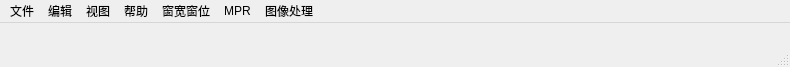
 <widget class="QMainWindow" name="DicomViewerDemoClass">
  <property name="geometry">
   <rect>
    <x>0</x>
    <y>0</y>
    <width>790</width>
    <height>67</height>
   </rect>
  </property>
  <property name="windowTitle">
   <string>DicomViewerDemo</string>
  </property>
  <property name="styleSheet">
   <string notr="true">/*
The MIT License

Copyright (c) 2013-2018 Colin Duquesnoy https://github.com/ColinDuquesnoy/QDarkStyleSheet/blob/master/LICENSE.md

Permission is hereby granted, free of charge, to any person obtaining a copy of this software and associated 
documentation files (the &quot;Software&quot;), to deal in the Software without restriction, including without limitation the rights to 
use, copy, modify, merge, publish, distribute, sublicense, and/or sell copies of the Software, and to permit persons to 
whom the Software is furnished to do so, subject to the following conditions:

The above copyright notice and this permission notice shall be included in all copies or substantial portions of the 
Software.

THE SOFTWARE IS PROVIDED &quot;AS IS&quot;, WITHOUT WARRANTY OF ANY KIND, EXPRESS OR IMPLIED, INCLUDING BUT NOT 
LIMITED TO THE WARRANTIES OF MERCHANTABILITY, FITNESS FOR A PARTICULAR PURPOSE AND 
NONINFRINGEMENT. IN NO EVENT SHALL THE AUTHORS OR COPYRIGHT HOLDERS BE LIABLE FOR ANY CLAIM, 
DAMAGES OR OTHER LIABILITY, WHETHER IN AN ACTION OF CONTRACT, TORT OR OTHERWISE, ARISING FROM, OUT 
OF OR IN CONNECTION WITH THE SOFTWARE OR THE USE OR OTHER DEALINGS IN THE SOFTWARE.
*/


QToolTip {
    border: 1px solid #76797C;
    background-color: #5A7566;
    color: white;
    padding: 0px;                /*remove padding, for fix combobox tooltip.*/
    opacity: 200;
}

QWidget {
    color: #eff0f1;
    background-color: #31363b;
    selection-background-color: #3daee9;
    selection-color: #eff0f1;
    background-clip: border;
    border-image: none;
    border: 0px transparent black;
    outline: 0;
}

QWidget:item:hover {
    background-color: #18465d;
    color: #eff0f1;
}

QWidget:item:selected {
    background-color: #18465d;
}

QGroupBox::indicator {
    width: 18px;
    height: 18px;
}

QGroupBox::indicator {
    margin-left: 2px;
}

QGroupBox::indicator:unchecked {
    image: url(:/qss_icons/rc/checkbox_unchecked.png);
}

QGroupBox::indicator:unchecked:hover,
QGroupBox::indicator:unchecked:focus,
QGroupBox::indicator:unchecked:pressed {
    border: none;
    image: url(:/qss_icons/rc/checkbox_unchecked_focus.png);
}

QGroupBox::indicator:checked {
    image: url(:/qss_icons/rc/checkbox_checked.png);
}

QGroupBox::indicator:checked:hover,
QGroupBox::indicator:checked:focus,
QGroupBox::indicator:checked:pressed {
    border: none;
    image: url(:/qss_icons/rc/checkbox_checked_focus.png);
}

QCheckBox::indicator:indeterminate {
    image: url(:/qss_icons/rc/checkbox_indeterminate.png);
}

QCheckBox::indicator:indeterminate:focus,
QCheckBox::indicator:indeterminate:hover,
QCheckBox::indicator:indeterminate:pressed {
    image: url(:/qss_icons/rc/checkbox_indeterminate_focus.png);
}

QCheckBox::indicator:checked:disabled,
QGroupBox::indicator:checked:disabled {
    image: url(:/qss_icons/rc/checkbox_checked_disabled.png);
}

QCheckBox::indicator:unchecked:disabled,
QGroupBox::indicator:unchecked:disabled {
    image: url(:/qss_icons/rc/checkbox_unchecked_disabled.png);
}

QRadioButton {
    spacing: 5px;
    outline: none;
    color: #eff0f1;
    margin-bottom: 2px;
}

QRadioButton:disabled {
    color: #76797C;
}

QRadioButton::indicator {
    width: 21px;
    height: 21px;
}

QRadioButton::indicator:unchecked {
    image: url(:/qss_icons/rc/radio_unchecked.png);
}

QRadioButton::indicator:unchecked:hover,
QRadioButton::indicator:unchecked:focus,
QRadioButton::indicator:unchecked:pressed {
    border: none;
    outline: none;
    image: url(:/qss_icons/rc/radio_unchecked_focus.png);
}

QRadioButton::indicator:checked {
    border: none;
    outline: none;
    image: url(:/qss_icons/rc/radio_checked.png);
}

QRadioButton::indicator:checked:hover,
QRadioButton::indicator:checked:focus,
QRadioButton::indicator:checked:pressed {
    border: none;
    outline: none;
    image: url(:/qss_icons/rc/radio_checked_focus.png);
}

QRadioButton::indicator:checked:disabled {
    outline: none;
    image: url(:/qss_icons/rc/radio_checked_disabled.png);
}

QRadioButton::indicator:unchecked:disabled {
    image: url(:/qss_icons/rc/radio_unchecked_disabled.png);
}

QMenuBar {
    background-color: #31363b;
    color: #eff0f1;
}

QMenuBar::item {
    background: transparent;
}

QMenuBar::item:selected {
    background: transparent;
    border: 1px solid #76797C;
}

QMenuBar::item:pressed {
    border: 1px solid #76797C;
    background-color: #3daee9;
    color: #eff0f1;
    margin-bottom: -1px;
    padding-bottom: 1px;
}

QMenu {
    border: 1px solid #76797C;
    color: #eff0f1;
    margin: 2px;
}

QMenu::icon {
    margin: 5px;
}

QMenu::item {
    padding: 5px 30px 5px 30px;
    border: 1px solid transparent;
    /* reserve space for selection border */
}

QMenu::item:selected {
    color: #eff0f1;
}

QMenu::separator {
    height: 2px;
    background: lightblue;
    margin-left: 10px;
    margin-right: 5px;
}

QMenu::indicator {
    width: 18px;
    height: 18px;
}


/* non-exclusive indicator = check box style indicator
   (see QActionGroup::setExclusive) */

QMenu::indicator:non-exclusive:unchecked {
    image: url(:/qss_icons/rc/checkbox_unchecked.png);
}

QMenu::indicator:non-exclusive:unchecked:selected {
    image: url(:/qss_icons/rc/checkbox_unchecked_disabled.png);
}

QMenu::indicator:non-exclusive:checked {
    image: url(:/qss_icons/rc/checkbox_checked.png);
}

QMenu::indicator:non-exclusive:checked:selected {
    image: url(:/qss_icons/rc/checkbox_checked_disabled.png);
}


/* exclusive indicator = radio button style indicator (see QActionGroup::setExclusive) */

QMenu::indicator:exclusive:unchecked {
    image: url(:/qss_icons/rc/radio_unchecked.png);
}

QMenu::indicator:exclusive:unchecked:selected {
    image: url(:/qss_icons/rc/radio_unchecked_disabled.png);
}

QMenu::indicator:exclusive:checked {
    image: url(:/qss_icons/rc/radio_checked.png);
}

QMenu::indicator:exclusive:checked:selected {
    image: url(:/qss_icons/rc/radio_checked_disabled.png);
}

QMenu::right-arrow {
    margin: 5px;
    image: url(:/qss_icons/rc/right_arrow.png)
}

QWidget:disabled {
    color: #454545;
    background-color: #31363b;
}

QAbstractItemView {
    alternate-background-color: #31363b;
    color: #eff0f1;
    border: 1px solid #3A3939;
    border-radius: 2px;
}

QWidget:focus,
QMenuBar:focus {
    border: 1px solid #3daee9;
}

QTabWidget:focus,
QCheckBox:focus,
QRadioButton:focus,
QSlider:focus {
    border: none;
}

QLineEdit {
    background-color: #232629;
    padding: 5px;
    border-style: solid;
    border: 1px solid #76797C;
    border-radius: 2px;
    color: #eff0f1;
}

QAbstractItemView QLineEdit {
    padding: 0;
}

QGroupBox {
    border: 1px solid #76797C;
    border-radius: 2px;
    margin-top: 20px;
}

QGroupBox::title {
    subcontrol-origin: margin;
    subcontrol-position: top center;
    padding-left: 10px;
    padding-right: 10px;
    padding-top: 10px;
}

QAbstractScrollArea {
    border-radius: 2px;
    border: 1px solid #76797C;
    background-color: transparent;
}

QScrollBar:horizontal {
    height: 15px;
    margin: 3px 15px 3px 15px;
    border: 1px transparent #2A2929;
    border-radius: 4px;
    background-color: #2A2929;
}

QScrollBar::handle:horizontal {
    background-color: #605F5F;
    min-width: 5px;
    border-radius: 4px;
}

QScrollBar::add-line:horizontal {
    margin: 0px 3px 0px 3px;
    border-image: url(:/qss_icons/rc/right_arrow_disabled.png);
    width: 10px;
    height: 10px;
    subcontrol-position: right;
    subcontrol-origin: margin;
}

QScrollBar::sub-line:horizontal {
    margin: 0px 3px 0px 3px;
    border-image: url(:/qss_icons/rc/left_arrow_disabled.png);
    height: 10px;
    width: 10px;
    subcontrol-position: left;
    subcontrol-origin: margin;
}

QScrollBar::add-line:horizontal:hover,
QScrollBar::add-line:horizontal:on {
    border-image: url(:/qss_icons/rc/right_arrow.png);
    height: 10px;
    width: 10px;
    subcontrol-position: right;
    subcontrol-origin: margin;
}

QScrollBar::sub-line:horizontal:hover,
QScrollBar::sub-line:horizontal:on {
    border-image: url(:/qss_icons/rc/left_arrow.png);
    height: 10px;
    width: 10px;
    subcontrol-position: left;
    subcontrol-origin: margin;
}

QScrollBar::up-arrow:horizontal,
QScrollBar::down-arrow:horizontal {
    background: none;
}

QScrollBar::add-page:horizontal,
QScrollBar::sub-page:horizontal {
    background: none;
}

QScrollBar:vertical {
    background-color: #2A2929;
    width: 15px;
    margin: 15px 3px 15px 3px;
    border: 1px transparent #2A2929;
    border-radius: 4px;
}

QScrollBar::handle:vertical {
    background-color: #605F5F;
    min-height: 40px;
    border-radius: 4px;
}

QScrollBar::sub-line:vertical {
    margin: 3px 0px 3px 0px;
    border-image: url(:/qss_icons/rc/up_arrow_disabled.png);
    height: 10px;
    width: 10px;
    subcontrol-position: top;
    subcontrol-origin: margin;
}

QScrollBar::add-line:vertical {
    margin: 3px 0px 3px 0px;
    border-image: url(:/qss_icons/rc/down_arrow_disabled.png);
    height: 10px;
    width: 10px;
    subcontrol-position: bottom;
    subcontrol-origin: margin;
}

QScrollBar::sub-line:vertical:hover,
QScrollBar::sub-line:vertical:on {
    border-image: url(:/qss_icons/rc/up_arrow.png);
    height: 10px;
    width: 10px;
    subcontrol-position: top;
    subcontrol-origin: margin;
}

QScrollBar::add-line:vertical:hover,
QScrollBar::add-line:vertical:on {
    border-image: url(:/qss_icons/rc/down_arrow.png);
    height: 10px;
    width: 10px;
    subcontrol-position: bottom;
    subcontrol-origin: margin;
}

QScrollBar::up-arrow:vertical,
QScrollBar::down-arrow:vertical {
    background: none;
}

QScrollBar::add-page:vertical,
QScrollBar::sub-page:vertical {
    background: none;
}

QTextEdit {
    background-color: #232629;
    color: #eff0f1;
    border: 1px solid #76797C;
}

QPlainTextEdit {
    background-color: #232629;
    ;
    color: #eff0f1;
    border-radius: 2px;
    border: 1px solid #76797C;
}

QHeaderView::section {
    background-color: #76797C;
    color: #eff0f1;
    padding: 5px;
    border: 1px solid #76797C;
}

QSizeGrip {
    image: url(:/qss_icons/rc/sizegrip.png);
    width: 12px;
    height: 12px;
}

QMainWindow::separator {
    background-color: #31363b;
    color: white;
    padding-left: 4px;
    spacing: 2px;
    border: 1px dashed #76797C;
}

QMainWindow::separator:hover {
    background-color: #787876;
    color: white;
    padding-left: 4px;
    border: 1px solid #76797C;
    spacing: 2px;
}

QMenu::separator {
    height: 1px;
    background-color: #76797C;
    color: white;
    padding-left: 4px;
    margin-left: 10px;
    margin-right: 5px;
}

QFrame {
    border-radius: 2px;
    border: 1px solid #76797C;
}

QFrame[frameShape=&quot;0&quot;] {
    border-radius: 2px;
    border: 1px transparent #76797C;
}

QStackedWidget {
    border: 1px transparent black;
}

QToolBar {
    border: 1px transparent #393838;
    background: 1px solid #31363b;
    font-weight: bold;
}

QToolBar::handle:horizontal {
    image: url(:/qss_icons/rc/Hmovetoolbar.png);
}

QToolBar::handle:vertical {
    image: url(:/qss_icons/rc/Vmovetoolbar.png);
}

QToolBar::separator:horizontal {
    image: url(:/qss_icons/rc/Hsepartoolbar.png);
}

QToolBar::separator:vertical {
    image: url(:/qss_icons/rc/Vsepartoolbar.png);
}

QToolButton#qt_toolbar_ext_button {
    background: #58595a
}

QPushButton {
    color: #eff0f1;
    background-color: #31363b;
    border-width: 0px;
    border-color: #76797C;
    border-style: solid;
    padding: 5px;
    border-radius: 2px;
    outline: none;
}

QPushButton:disabled {
    background-color: #31363b;
    border-width: 0px;
    border-color: #454545;
    border-style: solid;
    padding-top: 5px;
    padding-bottom: 5px;
    padding-left: 10px;
    padding-right: 10px;
    border-radius: 2px;
    color: #454545;
}

QPushButton:pressed {
    background-color: #3daee9;
    padding-top: -15px;
    padding-bottom: -17px;
}

QComboBox {
    selection-background-color: #3daee9;
    border-style: solid;
    border: 1px solid #76797C;
    border-radius: 2px;
    padding: 5px;
}

QPushButton:checked {
    background-color: #76797C;
    border-color: #6A6969;
}

QComboBox:hover,
QPushButton:hover,
QAbstractSpinBox:hover,
QLineEdit:hover,
QTextEdit:hover,
QPlainTextEdit:hover,
QAbstractView:hover,
QTreeView:hover {
    border: 1px solid #3daee9;
    color: #eff0f1;
}

QComboBox:on {
    padding-top: 3px;
    padding-left: 4px;
    selection-background-color: #4a4a4a;
}

QComboBox QAbstractItemView {
    background-color: #232629;
    border-radius: 2px;
    border: 1px solid #76797C;
    selection-background-color: #18465d;
}

QComboBox::drop-down {
    subcontrol-origin: padding;
    subcontrol-position: top right;
    width: 15px;
    border-left-width: 0px;
    border-left-color: darkgray;
    border-left-style: solid;
    border-top-right-radius: 3px;
    border-bottom-right-radius: 3px;
}

QComboBox::down-arrow {
    image: url(:/qss_icons/rc/down_arrow_disabled.png);
}

QComboBox::down-arrow:on,
QComboBox::down-arrow:hover,
QComboBox::down-arrow:focus {
    image: url(:/qss_icons/rc/down_arrow.png);
}

QAbstractSpinBox {
    padding: 5px;
    border: 1px solid #76797C;
    background-color: #232629;
    color: #eff0f1;
    border-radius: 2px;
    min-width: 75px;
}

QAbstractSpinBox:up-button {
    background-color: transparent;
    subcontrol-origin: border;
    subcontrol-position: center right;
}

QAbstractSpinBox:down-button {
    background-color: transparent;
    subcontrol-origin: border;
    subcontrol-position: center left;
}

QAbstractSpinBox::up-arrow,
QAbstractSpinBox::up-arrow:disabled,
QAbstractSpinBox::up-arrow:off {
    image: url(:/qss_icons/rc/up_arrow_disabled.png);
    width: 10px;
    height: 10px;
}

QAbstractSpinBox::up-arrow:hover {
    image: url(:/qss_icons/rc/up_arrow.png);
}

QAbstractSpinBox::down-arrow,
QAbstractSpinBox::down-arrow:disabled,
QAbstractSpinBox::down-arrow:off {
    image: url(:/qss_icons/rc/down_arrow_disabled.png);
    width: 10px;
    height: 10px;
}

QAbstractSpinBox::down-arrow:hover {
    image: url(:/qss_icons/rc/down_arrow.png);
}

QLabel {
    border: 0px solid black;
}

QTabWidget {
    border: 0px transparent black;
}

QTabWidget::pane {
    border: 1px solid #76797C;
    padding: 5px;
    margin: 0px;
}

QTabWidget::tab-bar {
    /* left: 5px; move to the right by 5px */
}

QTabBar {
    qproperty-drawBase: 0;
    border-radius: 3px;
}

QTabBar:focus {
    border: 0px transparent black;
}

QTabBar::close-button {
    image: url(:/qss_icons/rc/close.png);
    background: transparent;
}

QTabBar::close-button:hover {
    image: url(:/qss_icons/rc/close-hover.png);
    background: transparent;
}

QTabBar::close-button:pressed {
    image: url(:/qss_icons/rc/close-pressed.png);
    background: transparent;
}


/* TOP TABS */

QTabBar::tab:top {
    color: #eff0f1;
    border: 1px solid #76797C;
    border-bottom: 1px transparent black;
    background-color: #31363b;
    padding: 5px;
    min-width: 50px;
    border-top-left-radius: 2px;
    border-top-right-radius: 2px;
}

QTabBar::tab:top:selected {
    color: #eff0f1;
    background-color: #54575B;
    border: 1px solid #76797C;
    border-bottom: 2px solid #3daee9;
    border-top-left-radius: 2px;
    border-top-right-radius: 2px;
}

QTabBar::tab:top:!selected:hover {
    background-color: #3daee9;
}


/* BOTTOM TABS */

QTabBar::tab:bottom {
    color: #eff0f1;
    border: 1px solid #76797C;
    border-top: 1px transparent black;
    background-color: #31363b;
    padding: 5px;
    border-bottom-left-radius: 2px;
    border-bottom-right-radius: 2px;
    min-width: 50px;
}

QTabBar::tab:bottom:selected {
    color: #eff0f1;
    background-color: #54575B;
    border: 1px solid #76797C;
    border-top: 2px solid #3daee9;
    border-bottom-left-radius: 2px;
    border-bottom-right-radius: 2px;
}

QTabBar::tab:bottom:!selected:hover {
    background-color: #3daee9;
}


/* LEFT TABS */

QTabBar::tab:left {
    color: #eff0f1;
    border: 1px solid #76797C;
    border-left: 1px transparent black;
    background-color: #31363b;
    padding: 5px;
    border-top-right-radius: 2px;
    border-bottom-right-radius: 2px;
    min-height: 50px;
}

QTabBar::tab:left:selected {
    color: #eff0f1;
    background-color: #54575B;
    border: 1px solid #76797C;
    border-left: 2px solid #3daee9;
    border-top-right-radius: 2px;
    border-bottom-right-radius: 2px;
}

QTabBar::tab:left:!selected:hover {
    background-color: #3daee9;
}


/* RIGHT TABS */

QTabBar::tab:right {
    color: #eff0f1;
    border: 1px solid #76797C;
    border-right: 1px transparent black;
    background-color: #31363b;
    padding: 5px;
    border-top-left-radius: 2px;
    border-bottom-left-radius: 2px;
    min-height: 50px;
}

QTabBar::tab:right:selected {
    color: #eff0f1;
    background-color: #54575B;
    border: 1px solid #76797C;
    border-right: 2px solid #3daee9;
    border-top-left-radius: 2px;
    border-bottom-left-radius: 2px;
}

QTabBar::tab:right:!selected:hover {
    background-color: #3daee9;
}

QTabBar QToolButton::right-arrow:enabled {
    image: url(:/qss_icons/rc/right_arrow.png);
}

QTabBar QToolButton::left-arrow:enabled {
    image: url(:/qss_icons/rc/left_arrow.png);
}

QTabBar QToolButton::right-arrow:disabled {
    image: url(:/qss_icons/rc/right_arrow_disabled.png);
}

QTabBar QToolButton::left-arrow:disabled {
    image: url(:/qss_icons/rc/left_arrow_disabled.png);
}

QDockWidget {
    background: #31363b;
    border: 1px solid #403F3F;
    titlebar-close-icon: url(:/qss_icons/rc/close.png);
    titlebar-normal-icon: url(:/qss_icons/rc/undock.png);
}

QDockWidget::close-button,
QDockWidget::float-button {
    border: 1px solid transparent;
    border-radius: 2px;
    background: transparent;
}

QDockWidget::close-button:hover,
QDockWidget::float-button:hover {
    background: rgba(255, 255, 255, 10);
}

QDockWidget::close-button:pressed,
QDockWidget::float-button:pressed {
    padding: 1px -1px -1px 1px;
    background: rgba(255, 255, 255, 10);
}

QTreeView,
QListView {
    border: 1px solid #76797C;
    background-color: #232629;
}

QTreeView:branch:selected,
QTreeView:branch:hover {
    background: url(:/qss_icons/rc/transparent.png);
}

QTreeView::branch:has-siblings:!adjoins-item {
    border-image: url(:/qss_icons/rc/transparent.png);
}

QTreeView::branch:has-siblings:adjoins-item {
    border-image: url(:/qss_icons/rc/transparent.png);
}

QTreeView::branch:!has-children:!has-siblings:adjoins-item {
    border-image: url(:/qss_icons/rc/transparent.png);
}

QTreeView::branch:has-children:!has-siblings:closed,
QTreeView::branch:closed:has-children:has-siblings {
    image: url(:/qss_icons/rc/branch_closed.png);
}

QTreeView::branch:open:has-children:!has-siblings,
QTreeView::branch:open:has-children:has-siblings {
    image: url(:/qss_icons/rc/branch_open.png);
}

QTreeView::branch:has-children:!has-siblings:closed:hover,
QTreeView::branch:closed:has-children:has-siblings:hover {
    image: url(:/qss_icons/rc/branch_closed-on.png);
}

QTreeView::branch:open:has-children:!has-siblings:hover,
QTreeView::branch:open:has-children:has-siblings:hover {
    image: url(:/qss_icons/rc/branch_open-on.png);
}

QListView::item:!selected:hover,
QTreeView::item:!selected:hover {
    background: #18465d;
    outline: 0;
    color: #eff0f1
}

QListView::item:selected:hover,
QTreeView::item:selected:hover {
    background: #287399;
    color: #eff0f1;
}

QTreeView::indicator:checked,
QListView::indicator:checked {
    image: url(:/qss_icons/rc/checkbox_checked.png);
}

QTreeView::indicator:unchecked,
QListView::indicator:unchecked {
    image: url(:/qss_icons/rc/checkbox_unchecked.png);
}

QTreeView::indicator:indeterminate,
QListView::indicator:indeterminate {
    image: url(:/qss_icons/rc/checkbox_indeterminate.png);
}

QTreeView::indicator:checked:hover,
QTreeView::indicator:checked:focus,
QTreeView::indicator:checked:pressed,
QListView::indicator:checked:hover,
QListView::indicator:checked:focus,
QListView::indicator:checked:pressed {
    image: url(:/qss_icons/rc/checkbox_checked_focus.png);
}

QTreeView::indicator:unchecked:hover,
QTreeView::indicator:unchecked:focus,
QTreeView::indicator:unchecked:pressed,
QListView::indicator:unchecked:hover,
QListView::indicator:unchecked:focus,
QListView::indicator:unchecked:pressed {
    image: url(:/qss_icons/rc/checkbox_unchecked_focus.png);
}

QTreeView::indicator:indeterminate:hover,
QTreeView::indicator:indeterminate:focus,
QTreeView::indicator:indeterminate:pressed,
QListView::indicator:indeterminate:hover,
QListView::indicator:indeterminate:focus,
QListView::indicator:indeterminate:pressed {
    image: url(:/qss_icons/rc/checkbox_indeterminate_focus.png);
}

QSlider::groove:horizontal {
    border: 1px solid #565a5e;
    height: 4px;
    background: #565a5e;
    margin: 0px;
    border-radius: 2px;
}

QSlider::handle:horizontal {
    background: #232629;
    border: 1px solid #565a5e;
    width: 16px;
    height: 16px;
    margin: -8px 0;
    border-radius: 9px;
}

QSlider::groove:vertical {
    border: 1px solid #565a5e;
    width: 4px;
    background: #565a5e;
    margin: 0px;
    border-radius: 3px;
}

QSlider::handle:vertical {
    background: #232629;
    border: 1px solid #565a5e;
    width: 16px;
    height: 16px;
    margin: 0 -8px;
    border-radius: 9px;
}

QToolButton {
    background-color: transparent;
    border: 1px transparent #76797C;
    border-radius: 2px;
    margin: 3px;
    padding: 5px;
}

QToolButton[popupMode=&quot;1&quot;] {
    /* only for MenuButtonPopup */
    padding-right: 20px;
    /* make way for the popup button */
    border: 1px #76797C;
    border-radius: 5px;
}

QToolButton[popupMode=&quot;2&quot;] {
    /* only for InstantPopup */
    padding-right: 10px;
    /* make way for the popup button */
    border: 1px #76797C;
}

QToolButton:hover,
QToolButton::menu-button:hover {
    background-color: transparent;
    border: 1px solid #3daee9;
    padding: 5px;
}

QToolButton:checked,
QToolButton:pressed,
QToolButton::menu-button:pressed {
    background-color: #3daee9;
    border: 1px solid #3daee9;
    padding: 5px;
}


/* the subcontrol below is used only in the InstantPopup or DelayedPopup mode */

QToolButton::menu-indicator {
    image: url(:/qss_icons/rc/down_arrow.png);
    top: -7px;
    left: -2px;
    /* shift it a bit */
}


/* the subcontrols below are used only in the MenuButtonPopup mode */

QToolButton::menu-button {
    border: 1px transparent #76797C;
    border-top-right-radius: 6px;
    border-bottom-right-radius: 6px;
    /* 16px width + 4px for border = 20px allocated above */
    width: 16px;
    outline: none;
}

QToolButton::menu-arrow {
    image: url(:/qss_icons/rc/down_arrow.png);
}

QToolButton::menu-arrow:open {
    border: 1px solid #76797C;
}

QPushButton::menu-indicator {
    subcontrol-origin: padding;
    subcontrol-position: bottom right;
    left: 8px;
}

QTableView {
    border: 1px solid #76797C;
    gridline-color: #383f46;
    background-color: #232629;
}

QTableView,
QHeaderView {
    border-radius: 0px;
}

QTableView::item:pressed,
QListView::item:pressed,
QTreeView::item:pressed {
    background: #18465d;
    color: #eff0f1;
}

QTableView::item:selected:active,
QTreeView::item:selected:active,
QListView::item:selected:active {
    background: #287399;
    color: #eff0f1;
}

QHeaderView {
    background-color: #31363b;
    border: 1px transparent;
    border-radius: 0px;
    margin: 0px;
    padding: 0px;
}

QHeaderView::section {
    background-color: #31363b;
    color: #eff0f1;
    padding: 5px;
    border: 1px solid #76797C;
    border-radius: 0px;
    text-align: center;
}

QHeaderView::section::vertical::first,
QHeaderView::section::vertical::only-one {
    border-top: 1px solid #76797C;
}

QHeaderView::section::vertical {
    border-top: transparent;
}

QHeaderView::section::horizontal::first,
QHeaderView::section::horizontal::only-one {
    border-left: 1px solid #76797C;
}

QHeaderView::section::horizontal {
    border-left: transparent;
}

QHeaderView::section:checked {
    color: white;
    background-color: #334e5e;
}


/* style the sort indicator */

QHeaderView::down-arrow {
    image: url(:/qss_icons/rc/down_arrow.png);
}

QHeaderView::up-arrow {
    image: url(:/qss_icons/rc/up_arrow.png);
}

QTableCornerButton::section {
    background-color: #31363b;
    border: 1px transparent #76797C;
    border-radius: 0px;
}

QToolBox {
    padding: 5px;
    border: 1px transparent black;
}

QToolBox::tab {
    color: #eff0f1;
    background-color: #31363b;
    border: 1px solid #76797C;
    border-bottom: 1px transparent #31363b;
    border-top-left-radius: 5px;
    border-top-right-radius: 5px;
}

QToolBox::tab:selected {
    /* italicize selected tabs */
    font: italic;
    background-color: #31363b;
    border-color: #3daee9;
}

QStatusBar::item {
    border: 0px transparent dark;
}

QFrame[height=&quot;3&quot;],
QFrame[width=&quot;3&quot;] {
    background-color: #76797C;
}

QSplitter::handle {
    border: 1px dashed #76797C;
}

QSplitter::handle:hover {
    background-color: #787876;
    border: 1px solid #76797C;
}

QSplitter::handle:horizontal {
    width: 1px;
}

QSplitter::handle:vertical {
    height: 1px;
}

QProgressBar {
    border: 1px solid #76797C;
    border-radius: 5px;
    text-align: center;
}

QProgressBar::chunk {
    background-color: #05B8CC;
}

QDateEdit {
    selection-background-color: #3daee9;
    border-style: solid;
    border: 1px solid #3375A3;
    border-radius: 2px;
    padding: 1px;
    min-width: 75px;
}

QDateEdit:on {
    padding-top: 3px;
    padding-left: 4px;
    selection-background-color: #4a4a4a;
}

QDateEdit QAbstractItemView {
    background-color: #232629;
    border-radius: 2px;
    border: 1px solid #3375A3;
    selection-background-color: #3daee9;
}

QDateEdit::drop-down {
    subcontrol-origin: padding;
    subcontrol-position: top right;
    width: 15px;
    border-left-width: 0px;
    border-left-color: darkgray;
    border-left-style: solid;
    border-top-right-radius: 3px;
    border-bottom-right-radius: 3px;
}

QDateEdit::down-arrow {
    image: url(:/qss_icons/rc/down_arrow_disabled.png);
}

QDateEdit::down-arrow:on,
QDateEdit::down-arrow:hover,
QDateEdit::down-arrow:focus {
    image: url(:/qss_icons/rc/down_arrow.png);
}</string>
  </property>
  <widget class="QWidget" name="centralWidget">
   <property name="sizePolicy">
    <sizepolicy hsizetype="Expanding" vsizetype="Preferred">
     <horstretch>0</horstretch>
     <verstretch>0</verstretch>
    </sizepolicy>
   </property>
   <layout class="QHBoxLayout" name="horizontalLayout">
    <property name="spacing">
     <number>0</number>
    </property>
    <property name="leftMargin">
     <number>0</number>
    </property>
    <property name="topMargin">
     <number>0</number>
    </property>
    <property name="rightMargin">
     <number>0</number>
    </property>
    <property name="bottomMargin">
     <number>0</number>
    </property>
   </layout>
  </widget>
  <widget class="QMenuBar" name="menuBar">
   <property name="geometry">
    <rect>
     <x>0</x>
     <y>0</y>
     <width>790</width>
     <height>26</height>
    </rect>
   </property>
   <widget class="QMenu" name="menufile">
    <property name="title">
     <string>文件</string>
    </property>
    <addaction name="actionOpenFile"/>
    <addaction name="actionopen"/>
    <addaction name="actionQuit_2"/>
    <addaction name="actionSAVE"/>
   </widget>
   <widget class="QMenu" name="menuedit">
    <property name="title">
     <string>编辑</string>
    </property>
   </widget>
   <widget class="QMenu" name="menuview">
    <property name="title">
     <string>视图</string>
    </property>
   </widget>
   <widget class="QMenu" name="menuhelp">
    <property name="title">
     <string>帮助</string>
    </property>
   </widget>
   <widget class="QMenu" name="menuWindowColor">
    <property name="title">
     <string>窗宽窗位</string>
    </property>
    <addaction name="actionDefault"/>
    <addaction name="actionLungs"/>
    <addaction name="actionBrain"/>
    <addaction name="actionAbdomen"/>
    <addaction name="actionAngio"/>
    <addaction name="actionChest"/>
    <addaction name="actionBone"/>
    <addaction name="actionMediastinum"/>
    <addaction name="actionDefined"/>
   </widget>
   <widget class="QMenu" name="menuMPR">
    <property name="title">
     <string>MPR</string>
    </property>
    <addaction name="actionXY"/>
    <addaction name="actionXZ"/>
    <addaction name="actionYZ"/>
   </widget>
   <widget class="QMenu" name="menu">
    <property name="title">
     <string>图像处理</string>
    </property>
    <widget class="QMenu" name="menu_2">
     <property name="title">
      <string>图像分割</string>
     </property>
     <addaction name="actionOTSU"/>
     <addaction name="actiondouble"/>
    </widget>
    <widget class="QMenu" name="menu_3">
     <property name="title">
      <string>图像边缘检测</string>
     </property>
     <addaction name="actionPrewieet"/>
     <addaction name="actionCanny"/>
    </widget>
    <widget class="QMenu" name="menu_4">
     <property name="title">
      <string>图像增强</string>
     </property>
     <addaction name="actionEgray"/>
     <addaction name="RGBEaction"/>
     <addaction name="actionHSI"/>
     <addaction name="actionHSV"/>
    </widget>
    <widget class="QMenu" name="menu_5">
     <property name="title">
      <string>图像反色分割</string>
     </property>
     <addaction name="actionFANOTSU"/>
    </widget>
    <addaction name="actionGray"/>
    <addaction name="actionSmoothGauss"/>
    <addaction name="actionGRAYPICTURE"/>
    <addaction name="actionsharpen"/>
    <addaction name="menu_2"/>
    <addaction name="menu_4"/>
    <addaction name="menu_3"/>
    <addaction name="menu_5"/>
    <addaction name="actionblur"/>
    <addaction name="actionANTICHROMIC"/>
   </widget>
   <addaction name="menufile"/>
   <addaction name="menuedit"/>
   <addaction name="menuview"/>
   <addaction name="menuhelp"/>
   <addaction name="menuWindowColor"/>
   <addaction name="menuMPR"/>
   <addaction name="menu"/>
  </widget>
  <widget class="QStatusBar" name="statusBar"/>
  <action name="actionOpenFile">
   <property name="text">
    <string>打开DICOM文件</string>
   </property>
  </action>
  <action name="actionOpenFolder">
   <property name="text">
    <string>打开DICOM文件夹</string>
   </property>
  </action>
  <action name="actionQuit">
   <property name="text">
    <string>退出</string>
   </property>
  </action>
  <action name="actionDefault">
   <property name="text">
    <string>默认</string>
   </property>
  </action>
  <action name="actionLungs">
   <property name="text">
    <string>肺</string>
   </property>
  </action>
  <action name="actionBrain">
   <property name="text">
    <string>脑</string>
   </property>
  </action>
  <action name="actionAbdomen">
   <property name="text">
    <string>腹</string>
   </property>
  </action>
  <action name="actionAngio">
   <property name="text">
    <string>血管</string>
   </property>
  </action>
  <action name="actionChest">
   <property name="text">
    <string>胸</string>
   </property>
  </action>
  <action name="actionBone">
   <property name="text">
    <string>骨</string>
   </property>
  </action>
  <action name="actionMediastinum">
   <property name="text">
    <string>纵膈</string>
   </property>
  </action>
  <action name="actionUserDefined">
   <property name="text">
    <string>自定义</string>
   </property>
  </action>
  <action name="actionUser">
   <property name="text">
    <string>User</string>
   </property>
  </action>
  <action name="actiontest">
   <property name="text">
    <string>test</string>
   </property>
  </action>
  <action name="actionmpr">
   <property name="text">
    <string>mpr</string>
   </property>
  </action>
  <action name="actionXY">
   <property name="text">
    <string>Axial</string>
   </property>
  </action>
  <action name="actionXZ">
   <property name="text">
    <string>Sagittal</string>
   </property>
  </action>
  <action name="actionYZ">
   <property name="text">
    <string>Coronal</string>
   </property>
  </action>
  <action name="actionDefined">
   <property name="text">
    <string>自定义</string>
   </property>
  </action>
  <action name="actionBinarization">
   <property name="text">
    <string>二值化</string>
   </property>
  </action>
  <action name="actionGray">
   <property name="text">
    <string>灰度图</string>
   </property>
  </action>
  <action name="actionSmoothGauss">
   <property name="text">
    <string>图像平滑</string>
   </property>
  </action>
  <action name="actionGRAYPICTURE">
   <property name="text">
    <string>灰度直方图</string>
   </property>
  </action>
  <action name="actionsharpen">
   <property name="text">
    <string>图像锐化</string>
   </property>
  </action>
  <action name="actionOTSU">
   <property name="text">
    <string>OTSU分割</string>
   </property>
  </action>
  <action name="actionPrewieet">
   <property name="text">
    <string>Prewitt算法</string>
   </property>
  </action>
  <action name="actionCanny">
   <property name="text">
    <string>Canny算法</string>
   </property>
  </action>
  <action name="actionopen">
   <property name="text">
    <string>打开文件图片</string>
   </property>
  </action>
  <action name="actionQuit_2">
   <property name="text">
    <string>退出</string>
   </property>
  </action>
  <action name="actionEgray">
   <property name="text">
    <string>直方图均衡化</string>
   </property>
  </action>
  <action name="RGBEaction">
   <property name="text">
    <string>彩色直方图均衡化</string>
   </property>
  </action>
  <action name="actionSAVE">
   <property name="text">
    <string>储存图片</string>
   </property>
  </action>
  <action name="actionFANOTSU">
   <property name="text">
    <string>OTSU</string>
   </property>
  </action>
  <action name="actionblur">
   <property name="text">
    <string>图像模糊</string>
   </property>
  </action>
  <action name="actionANTICHROMIC">
   <property name="text">
    <string>图像反色</string>
   </property>
  </action>
  <action name="actionHSI">
   <property name="text">
    <string>HSI空间直方图均衡化(I)</string>
   </property>
  </action>
  <action name="actiondouble">
   <property name="text">
    <string>双阈值分割</string>
   </property>
  </action>
  <action name="actionHSV">
   <property name="text">
    <string>HSV直方图均衡化（V）</string>
   </property>
  </action>
 </widget>
